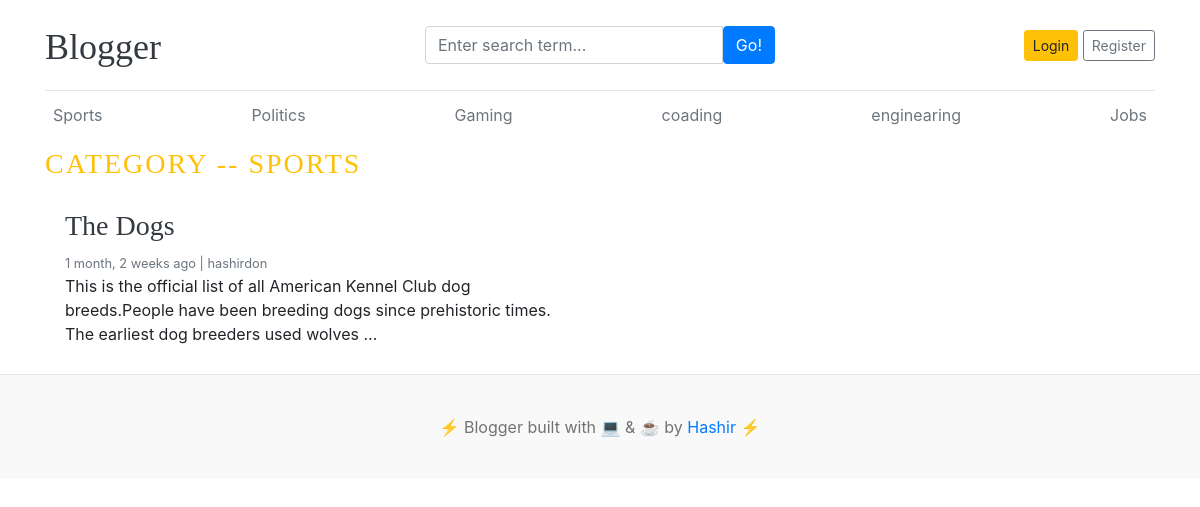
Page /category/1/ on the committed database.
### blogs/models.py (models this page shows, shortened)
class Category(models.Model):
    category_name=models.CharField(max_length=50,unique=True)
    created_at=models.DateTimeField(auto_now_add=True)
    updated_at=models.DateTimeField(auto_now_add=True)
    class Meta:
        verbose_name_plural='Categories'
    def __str__(self):
        return self.category_name

class Blog(models.Model):
    title=models.CharField(max_length=100)
    slug=models.CharField(max_length=100,unique=True,blank=True)  # blank=True already hai
    category=models.ForeignKey(Category,on_delete=models.CASCADE)
    author=models.ForeignKey(User,on_delete=models.CASCADE)
    featured_image=models.ImageField(upload_to='uploads/%Y/%m/%d')
    short_description=models.TextField(max_length=500)
    blog_body=models.TextField(max_length=2000)
    status=models.CharField(max_length=20,choices=STATUS_CHOICES,default='Draft')
    is_featured=models.BooleanField(default=False)
    created_at=models.DateTimeField(auto_now_add=True)
    updated_at=models.DateTimeField(auto_now_add=True)

### blogs/views.py (the view)
# urls.py: path('<int:category_id>/',views.posts_by_category,name='posts_by_category' ),
def posts_by_category(request, category_id):
    posts = Blog.objects.filter(status='Published', category=category_id)
    category=get_object_or_404(Category,pk=category_id)
    context = {
        'posts': posts,
        'category': category,
    }
    return render(request, 'posts_by_category.html', context)

### blogs/context_processors.py (called while the page is built)
def get_categories(request):
    categories=Category.objects.all()
    return dict(categories=categories)

def get_Social_Links(request):
    Social=SocialSites.objects.all()
    return dict(Social=Social)

### templates/posts_by_category.html (shortened to what this page needs)
{% extends "base.html" %}
{% block content %}
<h3 class='text-uppercase text-warning' style='letter-spacing:2px ;'>Category -- {{category}} </h3>
<div class="row mb-2">
    {% if posts %}
  {% for post in posts %}
      <div class="col-md-6">
        <div class="card border-0">
          <div class="card-body">
            <h3><a href="{% url 'blogs' post.slug %}" class='text-dark'>{{post.title}}</a></h3>
            <small class="mb-1 text-muted">{{post.created_at | timesince}} ago | {{post.author}}</small>
            <p class="card-text">{{post.short_description | truncatewords:25}}</p>
          </div>
        </div>
      </div>
  {% endfor %}
  {% else %}
  <p>There is Nothing Posts  Found!</p>
  {% endif %}
</div>
        </div>
{% endblock  %}

### templates/base.html (shortened to what this page needs)
{% load static %}
<!DOCTYPE html>
<html lang="en">
<head>
    <link href="https://getbootstrap.com/docs/4.0/dist/css/bootstrap.min.css" rel="stylesheet">
    <link rel="stylesheet" href="https://cdnjs.cloudflare.com/ajax/libs/font-awesome/4.7.0/css/font-awesome.min.css">
    <link rel="stylesheet" href="{% static 'css/blog.css' %}">
  </head>
<body>
    <div class="container">
      <header class="blog-header py-3">
        <div class="row flex-nowrap justify-content-between align-items-center">
          <div class="col-4 pt-1">
            <a class="blog-header-logo text-dark" href="/">Blogger</a>
          </div>
          <div class="col-4">
            <form action="{% url 'search' %}" method="GET">
              <div class="input-group">
              <input class="form-control" type="text" name='keyword' placeholder="Enter search term..." aria-label="Enter search term..." aria-describedby="button-search" />
              <button type="submit"class="btn btn-primary" id="button-search" type="button">Go!</button>
              </div>
            </form>
          </div>
          <div class="col-4 d-flex justify-content-end align-items-center">
            {% if not user.is_authenticated %}
            <a class="btn btn-sm btn-warning" href="{% url 'login' %}">Login</a> &nbsp;
            <a class="btn btn-sm btn-outline-secondary" href="{% url 'register' %}">Register</a>
            {% else %}
            <span><a href="{% url 'dashboard' %}">Dashboard</a></span>
            &nbsp;
            &nbsp;
            <span><a href="{% url 'logout' %}">Logout</a></span>
            {% endif %}
          </div>
        </div>
      </header>
      <div class="nav-scroller py-1 mb-2">
        <nav class="nav d-flex justify-content-between">
          {%for cat in categories %}
          <a class="p-2 text-muted" href="{% url 'posts_by_category' cat.id %}">{{cat.category_name}}</a>
          {% endfor %}
        </nav>
      </div>
{% block content%}
 {% endblock %}
  <footer class="blog-footer">
  <p>⚡️ Blogger built with 💻 & ☕️ by <a href="#">Hashir</a> ⚡️</p>
</footer>
</body>
</html>

### blog_main/static/css/blog.css (style rules this page uses)
.blog-header { border-bottom: 1px solid #e5e5e5; }
.blog-header-logo { font-family: "Playfair Display", Georgia, "Times New Roman", serif; font-size: 2.25rem; }
h1, h2, h3, h4, h5, h6 { font-family: "Playfair Display", Georgia, "Times New Roman", serif; }
.blog-footer { padding: 2.5rem 0; color: #727272; text-align: center; background-color: #f9f9f9; border-top: .05rem solid #e5e5e5; }
.blog-footer p:last-child { margin-bottom: 0; }

### rows in the picture
Category: category_name "Sports", category_name "SPORTS"
Category: category_name "Politics"
Category: category_name "Gaming"
Category: category_name "coading"
Category: category_name "enginearing"
Category: category_name "Jobs"
Blog: title "The Dogs", created_at "1 month, 2 weeks", author "hashirdon", short_description "This is the official list of all American Kennel Club dog breeds.People have been breeding dogs since prehistoric times. The earliest dog breeders used wolves …"
